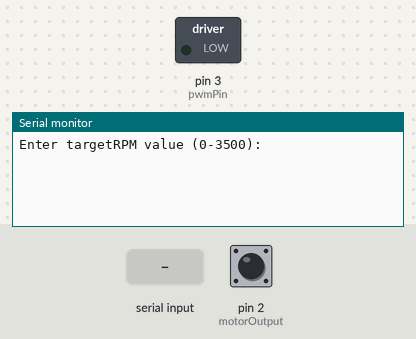
A sketch run on a simulated Arduino Uno, built with avr-gcc and run on an emulated ATmega328P. Shown: switched loads named in the sketch (green lamp = pin HIGH), the last lines printed to the serial monitor. The test bench sets the inputs (shaded band); at power-on: pin 2 (motorOutput) HIGH.

Above: at 1.2 s.
1.3 s: pin 2 (motorOutput) pulled LOW for 1 s
At 3.1 s:
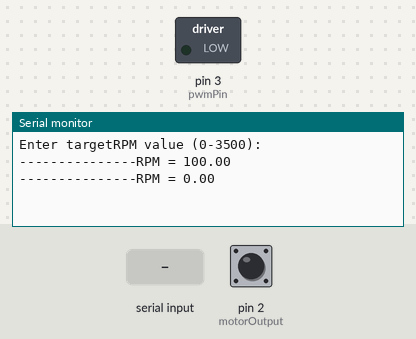
3.9 s: "c90\n" received over Serial
At 4.9 s:
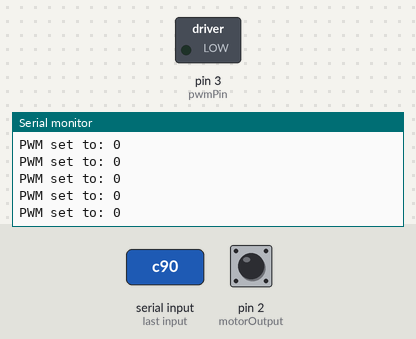
5.4 s: pin 2 (motorOutput) pulled LOW for 0.15 s
8.5 s: "c,45\n" received over Serial
11.5 s: pin 2 (motorOutput) pulsed LOW 2 times (0.12 s each, 0.3 s apart)
Timing chart, 0 to 14.5 s (numbered marks = the images above; inputs shaded):
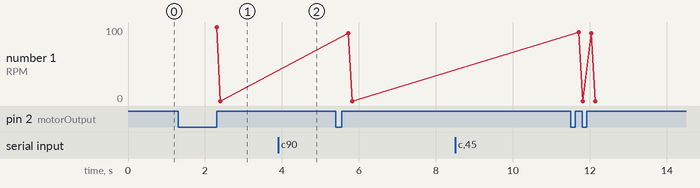

Measured:
- after the input at 1.3 s, the serial monitor: prints a new line after 1.0 s (image 1)
- after the input at 3.9 s, the serial monitor: prints a new line at once (image 2)

The sketch:

BLDC-Driver-test-code.ino
```cpp
// Reads a PWM value (0-255) from the Serial Monitor
// and outputs it on pin 3

const int pwmPin = 3;
const int motorOutput = 2;

int pwmValue = 0;
int inputVal = 0;
int prevVal = inputVal;

int tolerance = 5;

// ===== RPM VARIABLES =====

const int polePairs = 2;
const int MAXRPM = 3500;
// Driver outputs 3 * polePairs pulses per revolution
const int pulsesPerRev = 3 * polePairs;  // = 6 pulses/rev

volatile unsigned long pulseCount = 0;

float currentRPM = 0;

unsigned long prevRPMTime = 0;
const int rpmUpdateTime = 100;  // ms


int targetRPM = 0;

void setup() {
  pinMode(pwmPin, OUTPUT);
  pinMode(motorOutput, INPUT_PULLUP);

  // Interrupt for PG signal
  attachInterrupt(digitalPinToInterrupt(motorOutput), countPulse, RISING);

  Serial.begin(9600);
  Serial.println("Enter targetRPM value (0-3500):");

  prevRPMTime = millis();
}

void loop() {
  if (Serial.read() == 'c') {

    // Read integer from Serial Monitor
    targetRPM = Serial.parseInt();
    targetRPM = constrain(targetRPM, 0, MAXRPM);

    // Print confirmation
    Serial.print("RPM target set to: ");
    Serial.println(targetRPM);
  }

  int dumb = 1;
  if (millis() > 2000*dumb) {
    PID();
    dumb++;
  }


  // Output PWM signal
  analogWrite(pwmPin, pwmValue);
}


void updateRPM() {
  if (millis() - prevRPMTime >= rpmUpdateTime) {

    noInterrupts();
    unsigned long pulses = pulseCount;
    pulseCount = 0;
    interrupts();

    float deltaTime = (millis() - prevRPMTime) / 1000.0;

    currentRPM = (pulses * 60.0) / (pulsesPerRev * deltaTime);

    prevRPMTime = millis();

    if (abs(currentRPM - prevVal) > tolerance) {

      Serial.print("---------------RPM = ");
      Serial.println(currentRPM);

      prevVal = currentRPM;
    }
  }
}

// ===== INTERRUPT =====

void countPulse() {
  pulseCount++;
}
```

PID.ino
```cpp
// currently the Serial takes a PWM value and send it to the motor
// now we want to send an RPM to the arduino, for it to send PWM values to the motor to try and attain that RPM

void PID() {
  //just going to make a basic Proportional controller.
  int pVal = 15;
  int margin = 200;

  updateRPM();
  int curr = floor(currentRPM);

  if (targetRPM == 0) {
    pwmValue = 0;
    return;
  }

  if (abs(targetRPM - curr) > margin) {  // if the difference between target and curr is greater than acceptable margin
    if (targetRPM > curr) {
      pwmValue = pwmValue + pVal;
    } else
      pwmValue = pwmValue - pVal / 15;

    limPWM();
  }

  if (abs(targetRPM - curr) > margin / 2) {
    if (targetRPM > curr) {
      pwmValue = pwmValue + pVal / 2;
    } else
      pwmValue = pwmValue - pVal / 30;
  }
  limPWM();
}

void limPWM() {
  pwmValue = constrain(pwmValue, 0, 255);
  Serial.print("PWM set to: ");
  Serial.println(pwmValue);
}  // Constrain value to valid PWM range
```
